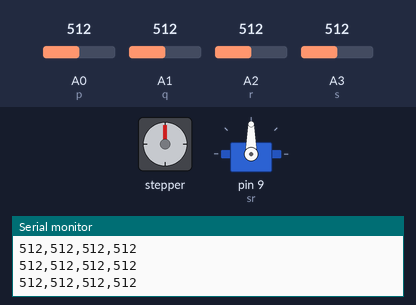
Bench run of a sketch on a simulated Arduino Uno, built with avr-gcc and run on an emulated ATmega328P. On the bench: stepper motor, servo, the last lines printed to the serial monitor. Wiring (inferred from the names in the program): stepper motor driver (200 steps per turn assumed): step pin 5; direction pin 2; enable pin 8. Inputs (shaded band) come from the test bench; at power-on: A0 (p) = 512, A1 (q) = 512, A2 (r) = 512, A3 (s) = 512.

Above: at 6.2 s.
6.3 s: A0 (p) set to 553
7.8 s: A0 (p) set to 577
At 8.02 s:
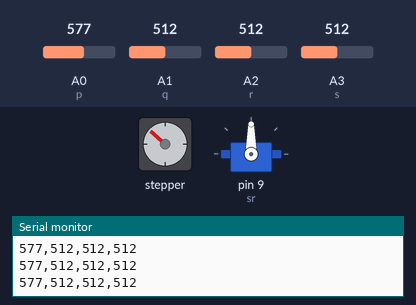
10.8 s: A1 (q) set to 550
13.8 s: A1 (q) set to 580
At 13.99 s:
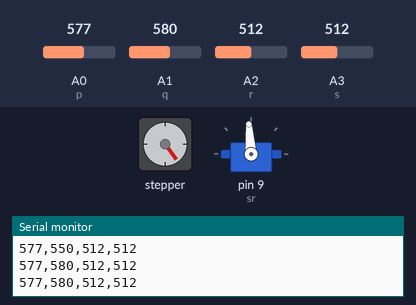
16.8 s: A2 (r) set to 537
At 18.1 s:
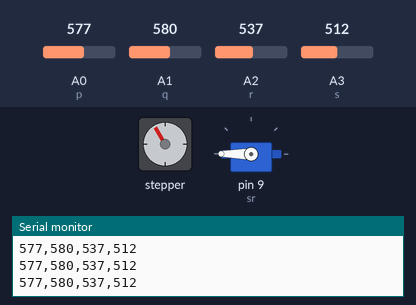
19.8 s: A3 (s) set to 716
At 20.16 s:
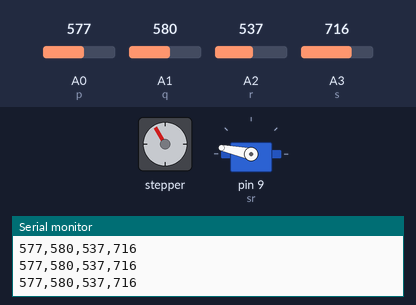
Timing chart, 0 to 25.4 s (numbered marks = the images above; inputs shaded):
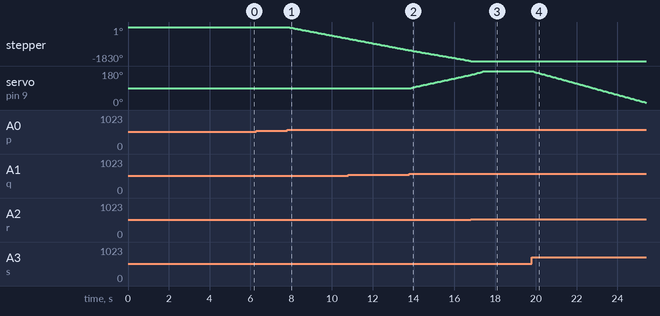

Measured:
- the behaviour switches between 562 and 563 on A0 (p) (found by bisection; images 0 and 1)
- the behaviour switches between 562 and 563 on A1 (q) (found by bisection; images 1 and 2)
- the behaviour switches between 526 and 527 on A2 (r) (found by bisection; images 2 and 3)
- after the input at 7.8 s, stepper: keeps turning counter-clockwise at about 213°/s, starting at once
- after the input at 13.8 s, servo on pin 9 (sr): moves from 90° to 160° over 2.9 s, starting after 0.08 s
- after the input at 16.8 s, stepper: goes on until 16.8 s, then stays -1830°
- after the input at 19.8 s, servo on pin 9 (sr): moves from 180° to 12° over 5.6 s, starting at once

The sketch:

Code.ino
```cpp
#include<Servo.h>
Servo sr;
int servoLimitHigh=180;
int servoLimitLow=10;

const int stepPin = 5;

const int dirPin  = 2;

const int enPin  = 8;

 int photopin1,photopin2,photopin3,photopin4;
 int p = A0;
 int q = A1;
 int r = A2;
 int s = A3;


void setup() {
  Serial.begin(9600);

  pinMode(stepPin,OUTPUT);
  pinMode(dirPin,OUTPUT);
  pinMode(enPin,OUTPUT);
  digitalWrite(enPin,LOW);
  // digitalWrite(dirPin,HIGH);

  sr.attach(9);


  pinMode(p,INPUT);
  pinMode(q,INPUT);
  pinMode(r,INPUT);
  pinMode(s,INPUT);

  delay(5000);
}


void loop()
{
  int servo_val=sr.read();

  photopin1=analogRead(p);
  photopin2=analogRead(q);
  photopin3=analogRead(r);
  photopin4=analogRead(s);

  Serial.print(photopin1);
  Serial.print(",");
  Serial.print(photopin2);
  Serial.print(",");
  Serial.print(photopin3);
  Serial.print(",");
  Serial.println(photopin4);

  if(photopin2>photopin4+50)
  {
    sr.write(servo_val+2);
    if(servo_val>servoLimitHigh)
    {
      servo_val=servoLimitHigh;
    }
    delay(8);
  }
  else if(photopin2+50<photopin4)
  {
    sr.write(servo_val-2);
    if(servo_val<servoLimitLow)
    {
      servo_val=servoLimitLow;
    }
    delay(8);
  }
  else
  {
    sr.write(servo_val);
  }

  if(photopin1>photopin3+50)
  {
    digitalWrite(dirPin,LOW);

    for(int i=0;i<9;i++)
    {
      digitalWrite(stepPin,HIGH);

      delayMicroseconds(1000);

      digitalWrite(stepPin,LOW);

      delayMicroseconds(1000);

    }

    delay(8);
  }
  else if(photopin1+50<photopin3)
  {
    digitalWrite(dirPin,HIGH);

    for(int j=0;j<9;j++)
    {
      digitalWrite(stepPin,HIGH);

      delayMicroseconds(1000);

      digitalWrite(stepPin,LOW);

      delayMicroseconds(1000);

    }

    delay(8);
  }
  else
  {
      digitalWrite(enPin,HIGH);
      delay(8);
      digitalWrite(enPin,LOW);
  }
  delay(50);
}
```
